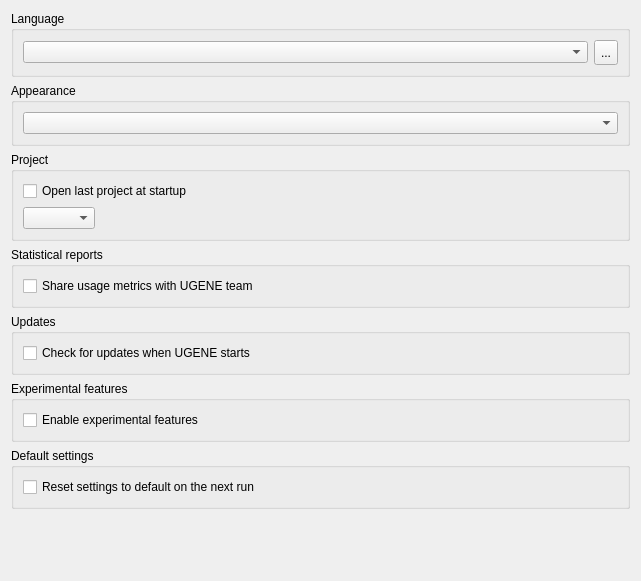
<?xml version="1.0" encoding="UTF-8"?>
<ui version="4.0">
 <class>UserApplicationsSettingsWidget</class>
 <widget class="QWidget" name="UserApplicationsSettingsWidget">
  <property name="geometry">
   <rect>
    <x>0</x>
    <y>0</y>
    <width>641</width>
    <height>581</height>
   </rect>
  </property>
  <property name="sizePolicy">
   <sizepolicy hsizetype="Minimum" vsizetype="Minimum">
    <horstretch>0</horstretch>
    <verstretch>0</verstretch>
   </sizepolicy>
  </property>
  <property name="windowTitle">
   <string/>
  </property>
  <layout class="QVBoxLayout" name="verticalLayout_4">
   <item>
    <widget class="QGroupBox" name="langBox">
     <property name="title">
      <string>Language</string>
     </property>
     <layout class="QHBoxLayout" name="horizontalLayout">
      <item>
       <widget class="QComboBox" name="langCombo"/>
      </item>
      <item>
       <widget class="QToolButton" name="langButton">
        <property name="minimumSize">
         <size>
          <width>24</width>
          <height>25</height>
         </size>
        </property>
        <property name="text">
         <string>...</string>
        </property>
       </widget>
      </item>
     </layout>
    </widget>
   </item>
   <item>
    <widget class="QGroupBox" name="groupBox_2">
     <property name="title">
      <string>Appearance</string>
     </property>
     <layout class="QHBoxLayout" name="horizontalLayout_2">
      <item>
       <widget class="QComboBox" name="styleCombo"/>
      </item>
     </layout>
    </widget>
   </item>
   <item>
    <widget class="QGroupBox" name="projectBox">
     <property name="title">
      <string>Project</string>
     </property>
     <layout class="QVBoxLayout" name="verticalLayout">
      <item>
       <widget class="QCheckBox" name="autoOpenProjectBox">
        <property name="text">
         <string>Open last project at startup</string>
        </property>
       </widget>
      </item>
      <item>
       <layout class="QHBoxLayout" name="horizontalLayout_11">
        <item>
         <widget class="QComboBox" name="askToSaveProject"/>
        </item>
        <item>
         <spacer name="horizontalSpacer_2">
          <property name="orientation">
           <enum>Qt::Horizontal</enum>
          </property>
          <property name="sizeHint" stdset="0">
           <size>
            <width>40</width>
            <height>20</height>
           </size>
          </property>
         </spacer>
        </item>
       </layout>
      </item>
     </layout>
    </widget>
   </item>
   <item>
    <widget class="QGroupBox" name="statisticsBox">
     <property name="title">
      <string>Statistical reports</string>
     </property>
     <layout class="QVBoxLayout" name="verticalLayout_3">
      <item>
       <widget class="QCheckBox" name="enableStatisticsEdit">
        <property name="toolTip">
         <string>Share now many times different tools were run or UI actions were activated. No user data is sent to UGENE.</string>
        </property>
        <property name="text">
         <string>Share usage metrics with UGENE team</string>
        </property>
       </widget>
      </item>
     </layout>
    </widget>
   </item>
   <item>
    <widget class="QGroupBox" name="updatesBox">
     <property name="title">
      <string>Updates</string>
     </property>
     <layout class="QVBoxLayout" name="verticalLayout_2">
      <item>
       <widget class="QCheckBox" name="updatesCheckBox">
        <property name="toolTip">
         <string>Do not check and ask about UGENE updates during UGENE startup.</string>
        </property>
        <property name="text">
         <string>Check for updates when UGENE starts</string>
        </property>
       </widget>
      </item>
     </layout>
    </widget>
   </item>
   <item>
    <widget class="QGroupBox" name="experimentsBox">
     <property name="title">
      <string>Experimental features</string>
     </property>
     <layout class="QVBoxLayout" name="experimentalFeaturesBoxLayout">
      <item>
       <widget class="QCheckBox" name="experimentsCheckBox">
        <property name="toolTip">
         <string>Enables experimental features hidden by default. May require restart for some features to be activated.</string>
        </property>
        <property name="text">
         <string>Enable experimental features</string>
        </property>
       </widget>
      </item>
     </layout>
    </widget>
   </item>
   <item>
    <widget class="QGroupBox" name="reset">
     <property name="title">
      <string>Default settings</string>
     </property>
     <layout class="QVBoxLayout" name="verticalLayout_5">
      <item>
       <widget class="QCheckBox" name="resetSettingsBox">
        <property name="toolTip">
         <string>Resets all UGENE settings to default. Requires restart.</string>
        </property>
        <property name="text">
         <string>Reset settings to default on the next run</string>
        </property>
       </widget>
      </item>
     </layout>
    </widget>
   </item>
   <item>
    <spacer name="verticalSpacer">
     <property name="orientation">
      <enum>Qt::Vertical</enum>
     </property>
     <property name="sizeHint" stdset="0">
      <size>
       <width>0</width>
       <height>0</height>
      </size>
     </property>
    </spacer>
   </item>
  </layout>
 </widget>
 <resources/>
 <connections/>
</ui>
